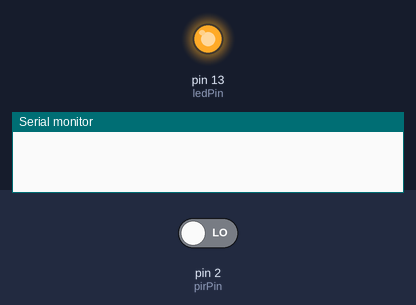
Recording of a sketch running on a simulated Arduino Uno, built with avr-gcc and run on an emulated ATmega328P. Shown: output pins drawn as LEDs (lit = HIGH), the last lines printed to the serial monitor. Inputs (shaded band) come from the test bench; at power-on: pin 2 (pirPin) LOW.

Above: at 2.8 s.
2.9 s: pin 2 (pirPin) driven HIGH
At 4.1 s:
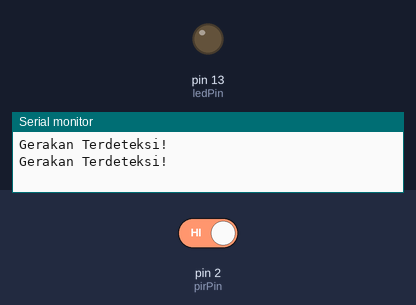
4.5 s: pin 2 (pirPin) driven LOW
At 5.6 s:
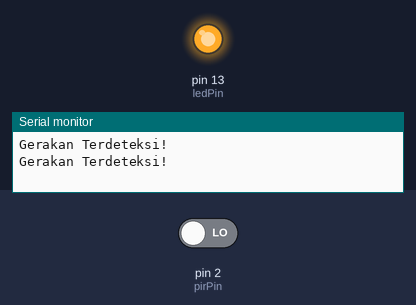
Timing chart, 0 to 7.5 s (numbered marks = the images above; inputs shaded):
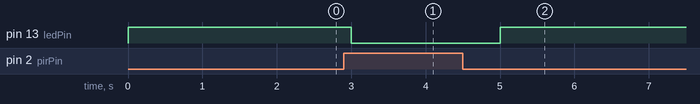

The sketch:

sensor_gerak_pir.ino
```cpp
int pirPin = 2; // Pin yang terhubung ke sensor PIR
int ledPin = 13; // Pin built-in LED pada Arduino Uno

void setup() {
  pinMode(pirPin, INPUT); // Mengatur pin sebagai input
  pinMode(ledPin, OUTPUT); // Mengatur pin sebagai output
  Serial.begin(9600); // Memulai komunikasi serial
  digitalWrite(ledPin, LOW); // Matikan LED awalnya
}

void loop() {
  int pirState = digitalRead(pirPin); // Baca nilai dari sensor PIR

  if (pirState == HIGH) {
    Serial.println("Gerakan Terdeteksi!");
    digitalWrite(ledPin, LOW); // Nyalakan LED jika gerakan terdeteksi
  } else {
    digitalWrite(ledPin, HIGH); // Matikan LED jika tidak ada gerakan
  }

  delay(1000); // Tunggu 1 detik sebelum membaca sensor lagi
}
```

Measured:
- after the input at 2.9 s, pin 13 (ledPin): HIGH → LOW after 0.10 s
- after the input at 4.5 s, pin 13 (ledPin): LOW → HIGH after 0.50 s
